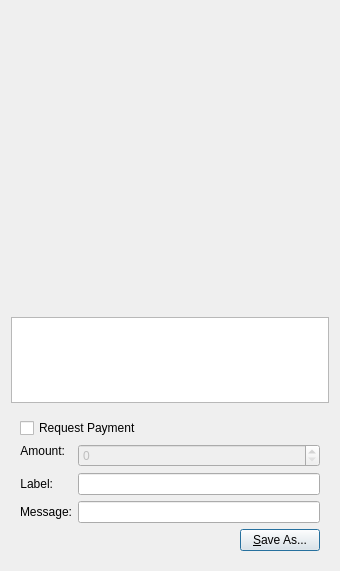
<?xml version="1.0" encoding="UTF-8"?>
<ui version="4.0">
 <class>QRCodeDialog</class>
 <widget class="QDialog" name="QRCodeDialog">
  <property name="geometry">
   <rect>
    <x>0</x>
    <y>0</y>
    <width>340</width>
    <height>571</height>
   </rect>
  </property>
  <property name="windowTitle">
   <string>QR Code Dialog</string>
  </property>
  <layout class="QVBoxLayout" name="verticalLayout_3">
   <item>
    <widget class="QLabel" name="lblQRCode">
     <property name="sizePolicy">
      <sizepolicy hsizetype="Expanding" vsizetype="Expanding">
       <horstretch>0</horstretch>
       <verstretch>0</verstretch>
      </sizepolicy>
     </property>
     <property name="minimumSize">
      <size>
       <width>300</width>
       <height>300</height>
      </size>
     </property>
     <property name="textFormat">
      <enum>Qt::PlainText</enum>
     </property>
     <property name="alignment">
      <set>Qt::AlignCenter</set>
     </property>
     <property name="wordWrap">
      <bool>true</bool>
     </property>
    </widget>
   </item>
   <item>
    <widget class="QPlainTextEdit" name="outUri">
     <property name="sizePolicy">
      <sizepolicy hsizetype="Expanding" vsizetype="Minimum">
       <horstretch>0</horstretch>
       <verstretch>0</verstretch>
      </sizepolicy>
     </property>
     <property name="minimumSize">
      <size>
       <width>0</width>
       <height>50</height>
      </size>
     </property>
     <property name="tabChangesFocus">
      <bool>true</bool>
     </property>
     <property name="textInteractionFlags">
      <set>Qt::TextSelectableByKeyboard|Qt::TextSelectableByMouse</set>
     </property>
    </widget>
   </item>
   <item>
    <widget class="QWidget" name="widget" native="true">
     <layout class="QVBoxLayout" name="verticalLayout_2">
      <item>
       <widget class="QCheckBox" name="chkReqPayment">
        <property name="enabled">
         <bool>true</bool>
        </property>
        <property name="text">
         <string>Request Payment</string>
        </property>
       </widget>
      </item>
      <item>
       <layout class="QFormLayout" name="formLayout">
        <property name="fieldGrowthPolicy">
         <enum>QFormLayout::AllNonFixedFieldsGrow</enum>
        </property>
        <item row="1" column="0">
         <widget class="QLabel" name="lblLabel">
          <property name="text">
           <string>Label:</string>
          </property>
          <property name="textFormat">
           <enum>Qt::PlainText</enum>
          </property>
          <property name="alignment">
           <set>Qt::AlignRight|Qt::AlignTrailing|Qt::AlignVCenter</set>
          </property>
          <property name="buddy">
           <cstring>lnLabel</cstring>
          </property>
         </widget>
        </item>
        <item row="1" column="1">
         <widget class="QLineEdit" name="lnLabel"/>
        </item>
        <item row="2" column="0">
         <widget class="QLabel" name="lblMessage">
          <property name="text">
           <string>Message:</string>
          </property>
          <property name="textFormat">
           <enum>Qt::PlainText</enum>
          </property>
          <property name="alignment">
           <set>Qt::AlignRight|Qt::AlignTrailing|Qt::AlignVCenter</set>
          </property>
          <property name="buddy">
           <cstring>lnMessage</cstring>
          </property>
         </widget>
        </item>
        <item row="2" column="1">
         <widget class="QLineEdit" name="lnMessage"/>
        </item>
        <item row="0" column="0">
         <widget class="QLabel" name="lblAmount">
          <property name="sizePolicy">
           <sizepolicy hsizetype="Preferred" vsizetype="Maximum">
            <horstretch>0</horstretch>
            <verstretch>0</verstretch>
           </sizepolicy>
          </property>
          <property name="text">
           <string>Amount:</string>
          </property>
          <property name="textFormat">
           <enum>Qt::PlainText</enum>
          </property>
          <property name="alignment">
           <set>Qt::AlignRight|Qt::AlignTrailing|Qt::AlignVCenter</set>
          </property>
          <property name="buddy">
           <cstring>lnReqAmount</cstring>
          </property>
         </widget>
        </item>
        <item row="0" column="1">
         <widget class="BitcoinAmountField" name="lnReqAmount">
          <property name="enabled">
           <bool>false</bool>
          </property>
          <property name="minimumSize">
           <size>
            <width>80</width>
            <height>0</height>
           </size>
          </property>
         </widget>
        </item>
       </layout>
      </item>
      <item>
       <layout class="QHBoxLayout" name="horizontalLayout">
        <item>
         <spacer name="horizontalSpacer">
          <property name="orientation">
           <enum>Qt::Horizontal</enum>
          </property>
          <property name="sizeHint" stdset="0">
           <size>
            <width>40</width>
            <height>20</height>
           </size>
          </property>
         </spacer>
        </item>
        <item>
         <widget class="QPushButton" name="btnSaveAs">
          <property name="text">
           <string>&amp;Save As...</string>
          </property>
         </widget>
        </item>
       </layout>
      </item>
     </layout>
    </widget>
   </item>
  </layout>
 </widget>
 <customwidgets>
  <customwidget>
   <class>BitcoinAmountField</class>
   <extends>QSpinBox</extends>
   <header>bitcoinamountfield.h</header>
  </customwidget>
 </customwidgets>
 <resources/>
 <connections>
  <connection>
   <sender>chkReqPayment</sender>
   <signal>clicked(bool)</signal>
   <receiver>lnReqAmount</receiver>
   <slot>setEnabled(bool)</slot>
   <hints>
    <hint type="sourcelabel">
     <x>92</x>
     <y>285</y>
    </hint>
    <hint type="destinationlabel">
     <x>98</x>
     <y>311</y>
    </hint>
   </hints>
  </connection>
 </connections>
</ui>
